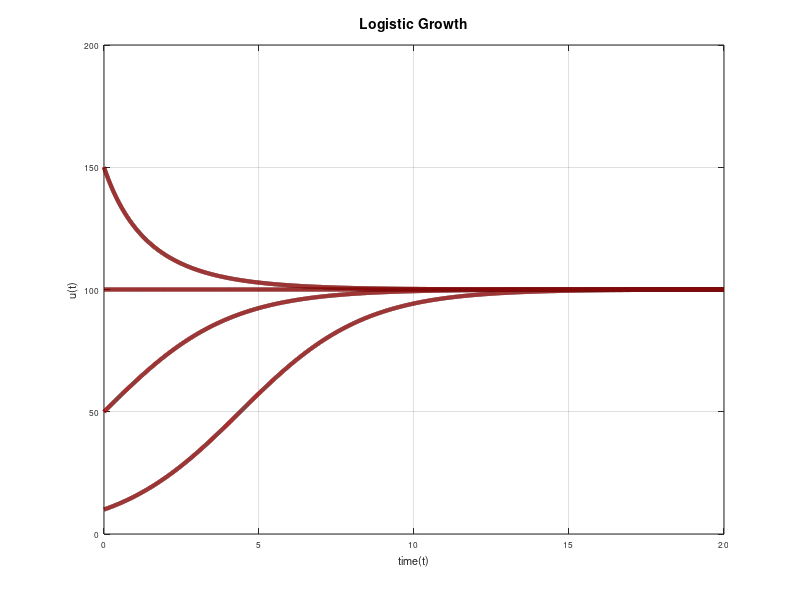

Write MATLAB code to recreate this figure.
%% Logistic Growth

close all; clear; clc

% Discretize time

N = 1e4;
t_0 = 0;
t_end = 20;
t = linspace(t_0,t_end,N);

% Parameters

k = 0.5;
M = 100;

u0_vector = [10, 50, 100, 150];

% Right hand side

dudt = @(t, u) k * u * (1 - u / M);

for i = 1:length(u0_vector)
    u0 = u0_vector(i);

    % Solve numerically using ode45
    [t, u] = ode45(dudt, t, u0);

    plot(t,u,'k','lineWidth',3)
    hold on
    plot(t, u, 'r:', 'LineWidth',3)
    title('Logistic Growth', 'FontSize',10)
    xlabel('time(t)', 'FontSize', 8)
    ylabel('u(t)', 'FontSize', 8)
    set(gca, 'fontsize', 6)
    grid on
    grid minor

end

    
